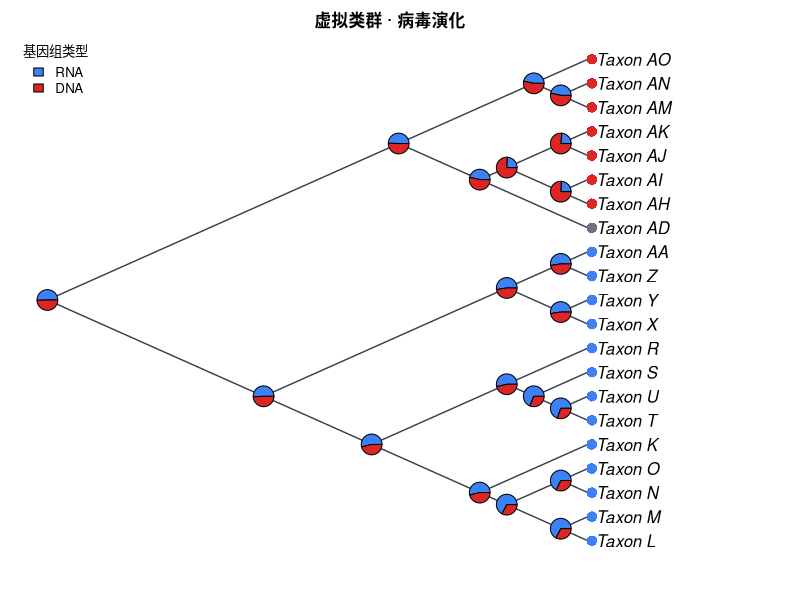

The R source for this figure:
#!/usr/bin/env Rscript
# CladeForge reproducible-analysis script
# Project : 虚拟类群 · 病毒演化
# Format  : CladeForge project v0.1.0
#
# What this script reproduces, and what it does not:
#   REPRODUCED (same algorithms as the application):
#     * Sankoff parsimony with the project's step matrix (advisory baseline);
#     * equal-rates Mk ancestral-state reconstruction (pruning + up-pass), i.e.
#       the posterior probabilities the app reports.
#   APPROXIMATED:
#     * a PDF figure drawn from the same data — character-coloured tips,
#       posterior pies, legend — in the project's cladogram layout
#       (equal branch spacing, like the CladeForge cladogram (branch lengths ignored)). It is NOT a pixel copy of the on-screen figure: manual
#       node positions, collapsed clades, custom reticulation edges, era bands
#       and the interactive ladderising order are GUI state that ape does not
#       consume. The topology, tip labels, states and posteriors are identical;
#       the geometry is a same-data rendering.
#   Branch lengths: present, used as given.
# Run with: Rscript this_file.R   (install.packages("ape") if needed)

library(ape)

# The tree is assembled from vectors rather than parsed from Newick, so every
# label survives byte-exact even where ape's own reader would mangle it.
tree <- structure(
  list(
    edge = matrix(c(22, 23, 22, 24, 23, 25, 23, 26, 24, 27, 24, 28, 25, 29, 25, 30, 26, 31, 26, 32, 27, 1, 27, 33, 28, 34, 28, 2, 29, 35, 29, 3, 30, 36, 30, 4, 31, 5, 31, 6, 32, 7, 32, 8, 33, 37, 33, 38, 34, 9, 34, 10, 35, 39, 35, 40, 36, 41, 36, 11, 37, 12, 37, 13, 38, 14, 38, 15, 39, 16, 39, 17, 40, 18, 40, 19, 41, 20, 41, 21), ncol = 2, byrow = TRUE),
    edge.length = c(200, 400, 950, 1150, 1300, 1350, 50, 150, 50, 150, 2500, 1250, 50, 2450, 1450, 3000, 1600, 2900, 2800, 2800, 2700, 2700, 50, 150, 2400, 2400, 50, 150, 50, 1300, 1200, 1200, 1100, 1100, 1500, 1500, 1400, 1400, 1250, 1250),
    Nnode = 20L,
    tip.label = c("Taxon_AD", "Taxon_AO", "Taxon_K", "Taxon_R", "Taxon_X", "Taxon_Y", "Taxon_Z", "Taxon_AA", "Taxon_AM", "Taxon_AN", "Taxon_S", "Taxon_AH", "Taxon_AI", "Taxon_AJ", "Taxon_AK", "Taxon_L", "Taxon_M", "Taxon_N", "Taxon_O", "Taxon_T", "Taxon_U"),
    node.label = c("Taxon_A", "Taxon_B", "Taxon_C", "Taxon_D", "Taxon_E", "Taxon_AB", "Taxon_AC", "Taxon_F", "Taxon_G", "Taxon_V", "Taxon_W", "Taxon_AE", "Taxon_AL", "Taxon_H", "Taxon_P", "Taxon_AF", "Taxon_AG", "Taxon_I", "Taxon_J", "Taxon_Q")
  ),
  class = "phylo"
)

# Branch lengths, with an explicit unit-length fallback: a cladogram-only project
# serialises no lengths at all, and 1 / mean(NULL) would poison every
# transition probability below.
bl <- tree$edge.length
if (is.null(bl) || !any(is.finite(bl) & bl > 0)) {
  bl <- rep(1, nrow(tree$edge))
  cat("NOTE: the tree carries no usable branch lengths; Mk probabilities and the\n")
  cat("      figure use unit (equal) branch lengths, i.e. topology-only inference.\n\n")
}

# Equal-rates Mk rate: one expected substitution per mean branch, so the
# transition probabilities are invariant to the tree's absolute scale. Every
# length above is already resolved the way the application resolves it (a
# recorded 0 is a real zero; unset / negative / non-finite became 1), so the mean
# runs over ALL of them — filtering here would drop zero-length and unmeasured
# edges from the average and make this script reconstruct at a different rate
# than the application reports. Deriving it from the fallback-protected bl
# above is what keeps the rate finite for a cladogram-only project.
rate <- 1 / mean(bl)


characters <- list(
  list(
    name = "基因组类型",
    type = "discrete",
    states = c("RNA", "DNA"),
    colors = c("#3b82f6", "#dc2626"),
    cost = NULL,
    tips = c("Taxon_K" = "RNA", "Taxon_L" = "RNA", "Taxon_M" = "RNA", "Taxon_N" = "RNA", "Taxon_O" = "RNA", "Taxon_R" = "RNA", "Taxon_S" = "RNA", "Taxon_T" = "RNA", "Taxon_U" = "RNA", "Taxon_X" = "RNA", "Taxon_Y" = "RNA", "Taxon_Z" = "RNA", "Taxon_AA" = "RNA", "Taxon_AH" = "DNA", "Taxon_AI" = "DNA", "Taxon_AJ" = "DNA", "Taxon_AK" = "DNA", "Taxon_AM" = "DNA", "Taxon_AN" = "DNA", "Taxon_AO" = "DNA")
  ),
  list(
    name = "宿主类型",
    type = "discrete",
    states = c("动物", "细菌", "植物", "原生生物（阿米巴）"),
    colors = c("#8b5cf6", "#f59e0b", "#22c55e", "#14b8a6"),
    cost = NULL,
    tips = c("Taxon_K" = "植物", "Taxon_L" = "动物", "Taxon_M" = "动物", "Taxon_N" = "动物", "Taxon_O" = "动物", "Taxon_R" = "动物", "Taxon_S" = "动物", "Taxon_T" = "动物", "Taxon_U" = "动物", "Taxon_X" = "动物", "Taxon_Y" = "动物", "Taxon_Z" = "动物", "Taxon_AA" = "动物", "Taxon_AH" = "动物", "Taxon_AI" = "动物", "Taxon_AJ" = "细菌", "Taxon_AK" = "细菌", "Taxon_AM" = "动物", "Taxon_AN" = "动物", "Taxon_AO" = "原生生物（阿米巴）")
  )
)

# --- helpers ----------------------------------------------------------------

## Equal-rates (ER) Mk transition matrix P(t): the same closed form used by
## CladeForge's inference assistant. The rate is scaled by the mean branch
## length so probabilities are invariant to the tree's absolute scale.
p_er <- function(t, k, rate) {
  e <- exp(-k * rate * t)
  P <- matrix(1 / k, k, k) - (1 / k) * e
  diag(P) <- 1 / k + ((k - 1) / k) * e
  P
}

## Sankoff parsimony down/up pass. 'cost' is k x k; tips absent from tip_states
## are treated as missing data.
sankoff <- function(tree, tip_states, states, cost) {
  ntip <- length(tree$tip.label)
  k <- length(states)
  sidx <- setNames(seq_len(k), states)
  x <- sidx[tip_states[tree$tip.label]]
  parent <- tree$edge[, 1]
  child <- tree$edge[, 2]
  kids <- split(child, parent)
  root <- setdiff(unique(parent), unique(child))
  g <- matrix(0, nrow = ntip + tree$Nnode, ncol = k)
  rownames(g) <- as.character(seq_len(ntip + tree$Nnode))
  ## Down-pass: internal node indices decrease from root, so descending order
  ## visits children before parents.
  for (v in sort(as.integer(names(kids)), decreasing = TRUE)) {
    for (i in seq_len(k)) {
      total <- 0
      for (ch in kids[[as.character(v)]]) {
        if (ch <= ntip) {
          xi <- x[[ch]]
          if (is.na(xi)) next
          total <- total + min(cost[i, ] + ifelse(seq_len(k) == xi, 0, Inf))
        } else {
          total <- total + min(cost[i, ] + g[as.character(ch), ])
        }
      }
      g[as.character(v), i] <- total
    }
  }
  ## Up-pass: assign each node a state minimising cost given its parent.
  node_state <- integer(ntip + tree$Nnode)
  walk <- function(v, parent_state) {
    base <- if (parent_state == 0L) rep(0, k) else cost[parent_state, ]
    scores <- base + g[as.character(v), ]
    best <- which.min(scores)
    node_state[v] <<- best
    for (ch in kids[[as.character(v)]]) {
      if (ch > ntip) walk(ch, best)
    }
  }
  walk(root, 0L)
  list(cost = min(g[as.character(root), ]),
       states = node_state, k = k)
}

## Equal-rates Mk marginal ancestral reconstruction: Felsenstein pruning
## (down-pass) + parent/sibling up-pass, normal space. Uses the script-level
## 'bl' (which already falls back to unit lengths when the tree has none) and the
## script-level 'rate' (= 1 / mean usable branch length); both are bound before
## this function is ever called. For very large or very unbalanced trees prefer
## log-space implementations (phangorn::ace, phytools).
mk_asr <- function(tree, tip_states, states) {
  ntip <- length(tree$tip.label)
  k <- length(states)
  sidx <- setNames(seq_len(k), states)
  x <- sidx[tip_states[tree$tip.label]]
  parent <- tree$edge[, 1]
  child <- tree$edge[, 2]
  kids <- split(seq_along(child), parent)  # edge-row indices per parent
  root <- setdiff(unique(parent), unique(child))
  L <- matrix(1, nrow = ntip + tree$Nnode, ncol = k)
  rownames(L) <- as.character(seq_len(ntip + tree$Nnode))
  for (v in sort(as.integer(names(kids)), decreasing = TRUE)) {
    rows <- kids[[as.character(v)]]
    vec <- rep(1, k)
    for (r in rows) {
      ch <- child[r]
      m <- if (ch <= ntip) {
        xi <- x[[ch]]
        if (is.na(xi)) rep(1, k) else as.numeric(seq_len(k) == xi)
      } else L[as.character(ch), ]
      vec <- vec * (p_er(bl[r], k, rate) %*% m)
    }
    s <- sum(vec)
    L[as.character(v), ] <- if (s > 0) vec / s else rep(1 / k, k)
  }
  G <- matrix(1 / k, nrow = ntip + tree$Nnode, ncol = k)
  rownames(G) <- rownames(L)
  for (v in sort(as.integer(names(kids)))) {
    rows <- kids[[as.character(v)]]
    for (r in rows) {
      ch <- child[r]
      if (ch <= ntip) next
      sib_msg <- rep(1, k)
      for (r2 in rows) {
        ch2 <- child[r2]
        if (ch2 == ch) next
        m2 <- if (ch2 <= ntip) {
          xi <- x[[ch2]]
          if (is.na(xi)) rep(1, k) else as.numeric(seq_len(k) == xi)
        } else L[as.character(ch2), ]
        sib_msg <- sib_msg * (p_er(bl[r2], k, rate) %*% m2)
      }
      G[as.character(ch), ] <- p_er(bl[r], k, rate) %*% (G[as.character(v), ] * sib_msg)
      G[as.character(ch), ] <- G[as.character(ch), ] / sum(G[as.character(ch), ])
    }
  }
  post <- L * G
  post <- post / rowSums(post)
  list(posterior = post)
}

# --- analysis ---------------------------------------------------------------

cat("CladeForge reproducible analysis\n")
cat("Tree:", Ntip(tree), "tips,", tree$Nnode, "internal nodes\n\n")

internal_nodes <- (length(tree$tip.label) + 1):(length(tree$tip.label) + tree$Nnode)

for (ch in characters) {
  cat("== Character:", ch$name, "==\n")
  if (ch$type != "discrete" || length(ch$states) < 2) {
    cat("   continuous or single-state: exported as data only\n\n")
    next
  }
  scored <- ch$tips[names(ch$tips) %in% tree$tip.label]
  cost <- ch$cost
  if (is.null(cost)) {
    k <- length(ch$states)
    cost <- matrix(1, k, k); diag(cost) <- 0
  }
  sp <- sankoff(tree, scored, ch$states, cost)
  cat(sprintf("   Sankoff minimum cost: %g (step-matrix units)\n", sp$cost))
  asr <- mk_asr(tree, scored, ch$states)
  cat("   Mk posterior at each internal node (states:",
      paste(ch$states, collapse = " / "), ")\n")
  print(round(asr$posterior[as.character(internal_nodes), , drop = FALSE], 3))
  cat("\n")
}

# --- figure -----------------------------------------------------------------
# A same-data rendering of the GUI figure: character-coloured tips (first
# discrete character) + posterior pies at internal nodes + auto legend, in the
# layout the project is displayed as. Manual positions / collapsed clades /
# custom edges / era bands are GUI-only and are not reproduced here.

discrete <- Filter(function(ch) ch$type == "discrete" && length(ch$states) >= 2, characters)

# cairo_pdf renders unicode labels reliably; use pdf() if cairo is unavailable.
cairo_pdf("cladeforge_reconstruction.pdf", width = 9, height = 7)
par(mar = c(2, 1, 2, 2), xpd = NA)
cat("Figure layout: type = cladogram, use.edge.length = FALSE",
    "(equal branch spacing, like the CladeForge cladogram (branch lengths ignored))\n")
plot(tree, type = "cladogram", use.edge.length = FALSE,
     show.tip.label = TRUE,
     label.offset = 0.3,
     edge.color = "#374151", edge.width = 1.4)
title(main = "虚拟类群 · 病毒演化", cex.main = 1.0)

if (length(discrete) > 0) {
  main <- discrete[[1]]
  scored <- main$tips[names(main$tips) %in% tree$tip.label]
  k <- length(main$states)
  cost <- main$cost
  if (is.null(cost)) { cost <- matrix(1, k, k); diag(cost) <- 0 }

  tip_col <- rep("#6b7280", Ntip(tree))
  names(tip_col) <- tree$tip.label
  for (lab in names(scored)) tip_col[[lab]] <- main$colors[[match(scored[[lab]], main$states)]]
  tiplabels(pch = 16, col = tip_col, cex = 1.4, offset = 0.15)

  asr <- mk_asr(tree, scored, main$states)
  nodelabels(node = internal_nodes, pie = asr$posterior[as.character(internal_nodes), , drop = FALSE],
             piecol = main$colors, cex = 0.7)
  legend("topleft", legend = main$states, fill = main$colors,
         title = main$name, bty = "n", cex = 0.8)
}

dev.off()

cat("Wrote cladeforge_reconstruction.pdf\n")
